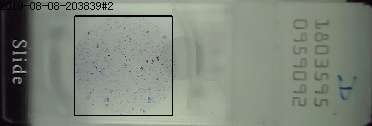
#> input picture webpage/4_vue-element-admin/src/assets/bpt.jpg, 372 x 126 px, given in place of bpt.jpg.png, which was not available
$ python crop_cell.py ../../../../webpage/4_vue-element-admin/src/assets/bpt.jpg
#> lines starting #> are read from the running program, lines starting #| are printed output that depends on the picture; pictures that were not available may be replaced by others from this repository, and a replacement may not be noted
import numpy as np
import cv2
import os
import sys
import ntpath
from matplotlib import pyplot as plt

ROOT_FOLDER = '../../../datasets/segment'


def crop_file(origin_image_filename, mask_image_filename, filter_val, margin):
#> called with filter_val = 254, margin = 25
    margin_factor = 0.2
    minArea=50
    maxArea= 1300

    original = cv2.imread(origin_image_filename)
#> original is the input picture: shape (126, 372, 3); mean B, G, R 123, 133.7, 126.5
    mask = cv2.imread(mask_image_filename)
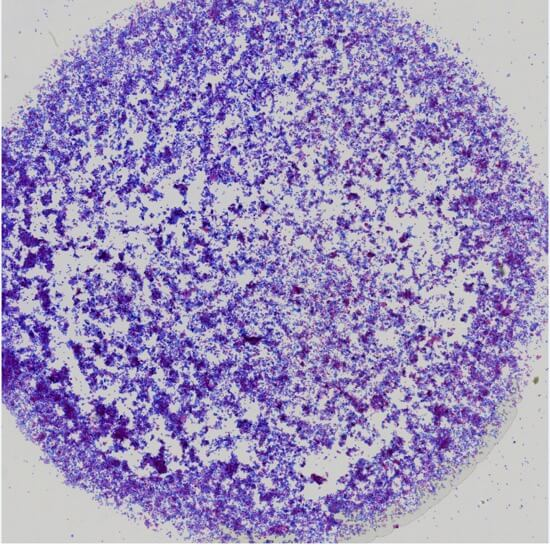
#> input picture webpage/4_vue-element-admin/src/assets/slt.jpg, 550 x 545 px, given in place of channel_0.png, which was not available
#> mask is the input picture: shape (545, 550, 3); mean B, G, R 189.3, 145.2, 157.5

    mask[mask > filter_val] = 255
    mask[mask <= filter_val] = 0
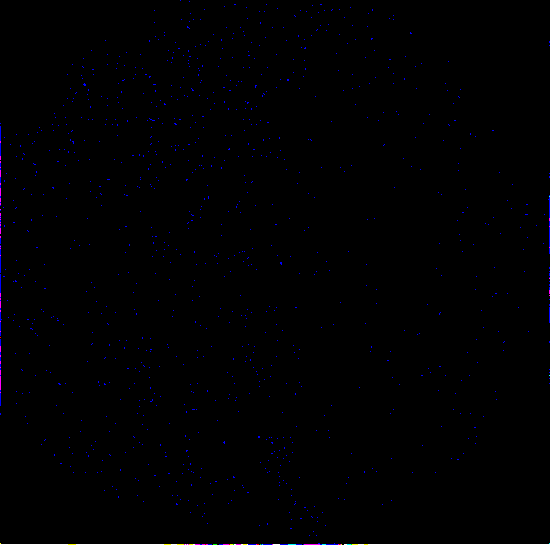
#> mask: shape (545, 550, 3); mean B, G, R 1.8, 0.4, 0.5

    binaryImg = cv2.Canny(mask,100,200)
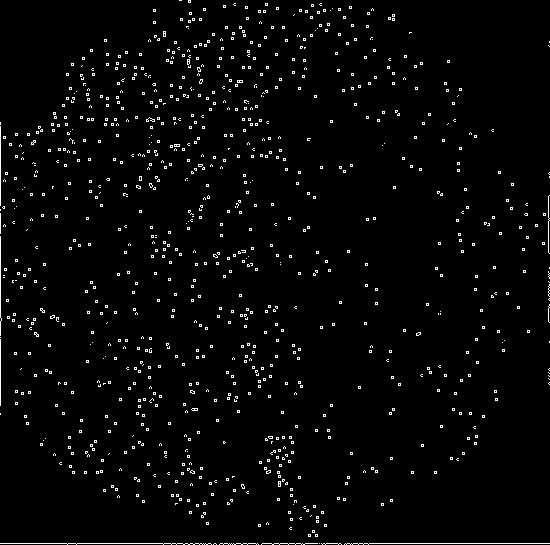
#> binaryImg: shape (545, 550); 2.6% white in thin lines or dots

    h = cv2.findContours(binaryImg,cv2.RETR_EXTERNAL,cv2.CHAIN_APPROX_SIMPLE)
#> h = 981 contours, all with area under 20
    contours = h[1]
#> contours = 981 rows, first 6: [1, -1, -1, -1], [2, 0, -1, -1], [3, 1, -1, -1], [4, 2, -1, -1], [5, 3, -1, -1], [6, 4, -1, -1]
    print(len(contours))
#| 1

    final_mask = np.ones(mask.shape,np.uint8)*255
#> (the run stopped early here; a loop or call above may not have finished)
